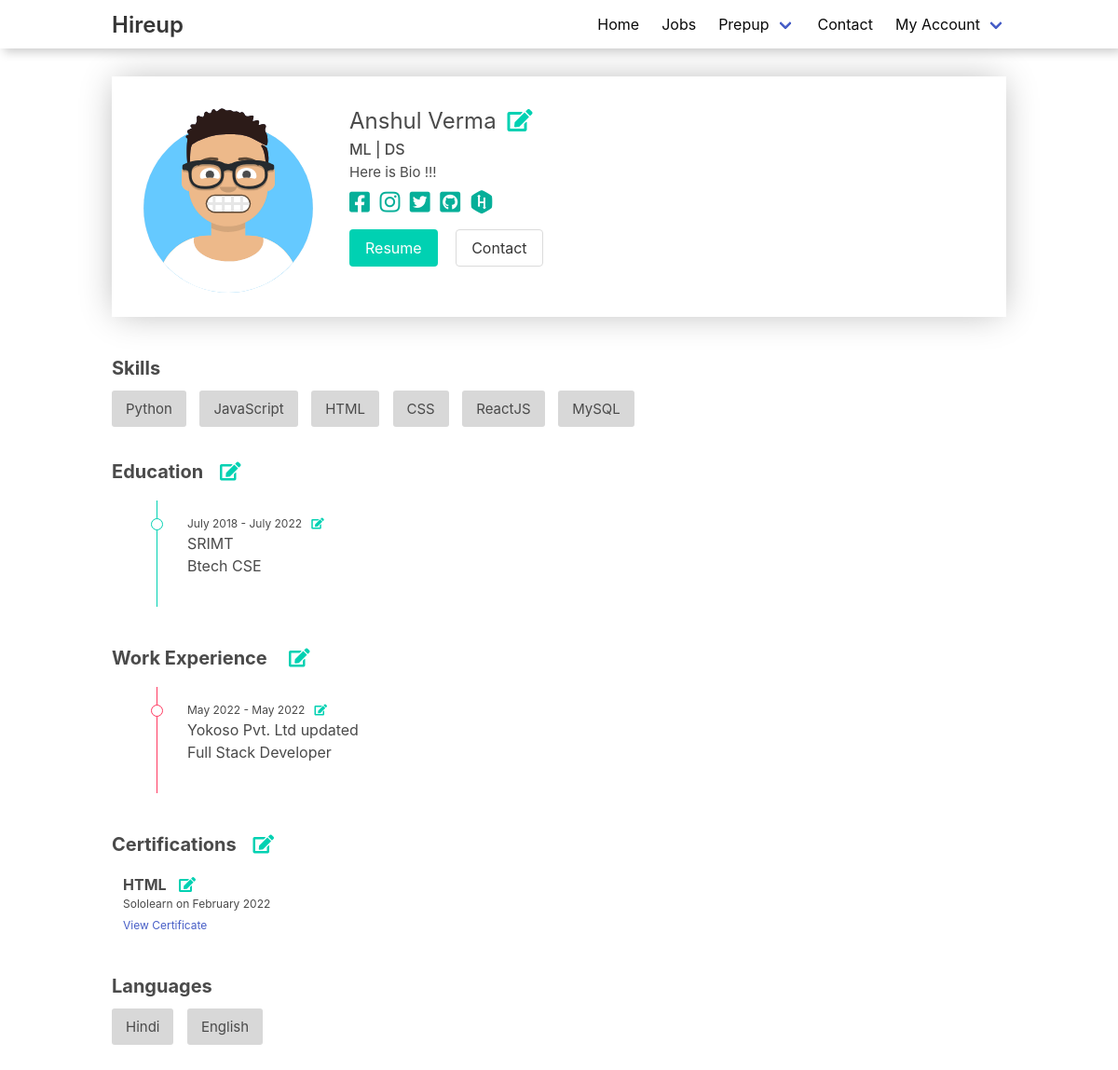
Before: /profile/ (signed in) with the older database file.
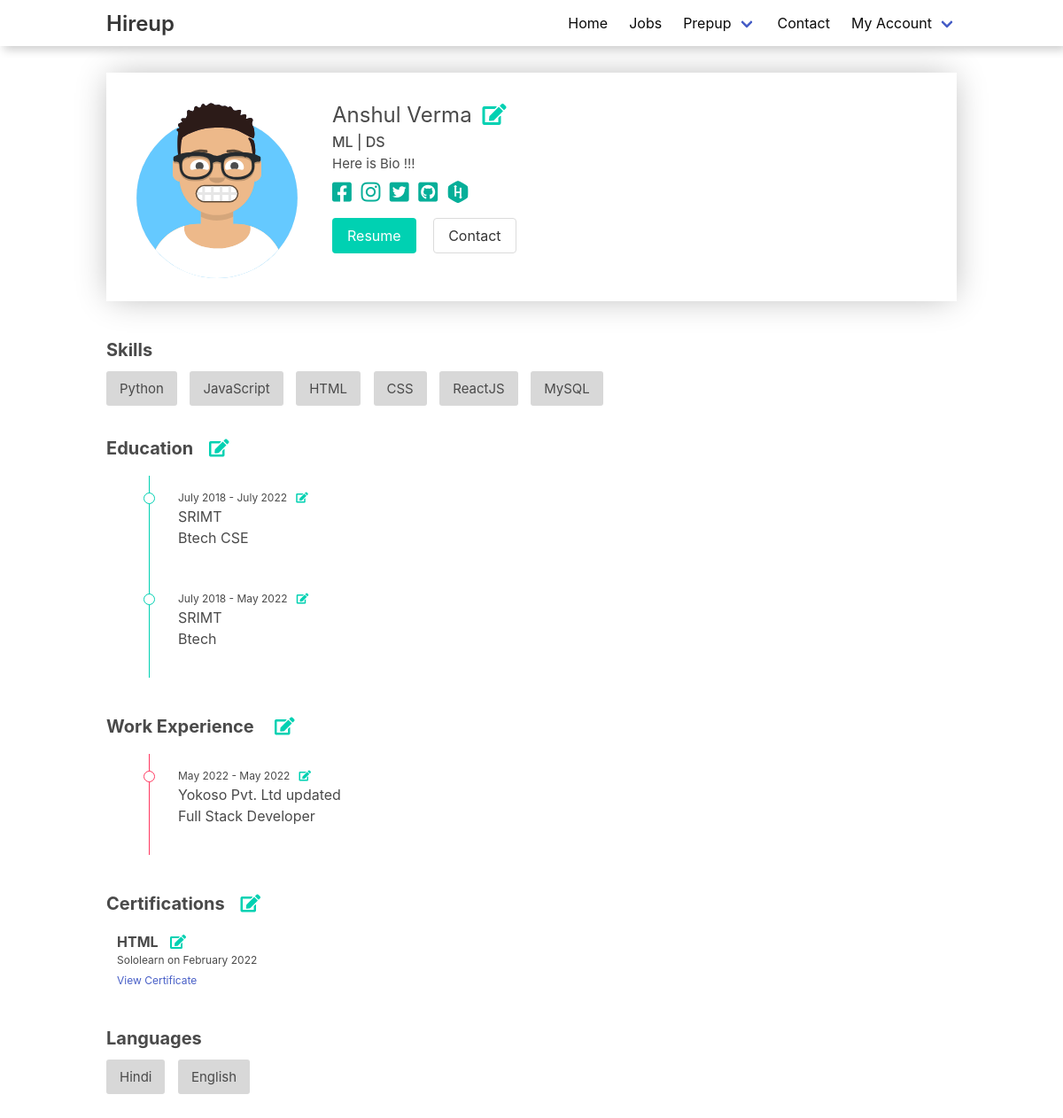
After: the same page with the newer database file.
### HireApp/models.py (models this page shows, shortened)
class UserProfile(models.Model):
    fb = models.CharField(max_length=100)
    lkd = models.CharField(max_length=100)
    git = models.CharField(max_length=100)
    hacker = models.CharField(max_length=100)
    bio = models.TextField(max_length=200)
    phone = models.CharField(max_length=100, null=True, blank=True)
    resume = models.FileField(upload_to="resume", max_length=210, null=True)
    portfolio = models.CharField(max_length=210, null=True)
    profile = models.CharField(max_length=210, null=True)
    username = models.OneToOneField(User, on_delete=models.CASCADE)

class Education(models.Model):
    name = models.CharField(max_length=100, null=True)
    start_year = models.CharField(max_length=100, null=True)
    end_year = models.CharField(max_length=100, null=True)
    degree = models.CharField(max_length=20, null=True)
    username = models.ForeignKey(User, on_delete=models.CASCADE, null=True)

class Experience(models.Model):
    organisation = models.CharField(max_length=100, null=True)
    start_year = models.CharField(max_length=20, null=True)
    end_year = models.CharField(max_length=20, null=True)
    designation = models.CharField(max_length=100, null=True)
    username = models.ForeignKey(User, on_delete=models.CASCADE, null=True)

class Certification(models.Model):
    name = models.CharField(max_length=100)
    organisation = models.CharField(max_length=10)
    issue_date = models.CharField(max_length=30)
    url = models.CharField(max_length=100)
    username = models.ForeignKey(User, on_delete=models.CASCADE, null=True)

### UserApp/views.py (the view, shortened to what this page needs)
# urls.py: path('profile/', userprofile, name="userprofile"),
def userprofile(request):
    try:
        if request.session.get('username', None):
            user = get_object_or_404(User, username=request.user)
            user_profile = UserProfile.objects.filter(username=user)
            if user_profile.exists():
                user_profile = user_profile.first()
                if not user.first_name:
                    print('Have to add profile first!')
                    user_profile.page = 'Edit'
                    user_profile.button = 'Update'
                    return render(request, 'users/editUserProfile.html', {"data": user_profile})
                user_profile.first_name = user.first_name
                user_profile.last_name = user.last_name
                user_profile.resume = "https://hireup-pdfs.s3.amazonaws.com/" + \
            str(user_profile.resume)
                skill_object = Skill.objects.filter(
                    username=request.user)
                if skill_object.exists():
                    user_profile.tech_stack = eval(skill_object.first().name)
                user_profile.education = Education.objects.filter(
                    username=request.user).order_by('start_year')
                user_profile.experience = Experience.objects.filter(
                    username=request.user).order_by('start_year')
                user_profile.certification = Certification.objects.filter(
                    username=request.user).order_by('issue_date')
                return render(request, 'users/userProfile.html', {"data": user_profile})
        else:
            return render(request, 'users/recruiterProfile.html')
    except Exception as e:
        print(e)
        return render(request, 'users/signin.html')

### templates/users/userProfile.html (shortened to what this page needs)
{% extends "layout.html" %} {% load static %} {% block css %}
<link rel="stylesheet" href="{% static 'css/job.css' %}" />
<link rel="stylesheet" href="{% static 'css/userprofile.css' %}" />
{% endblock %} {% block body %}
<div class="user__profile container">
  <div class="profile__header">
    <div>
      <img src="{% static 'images/profile/download.svg' %}" />
    </div>
    <div>
      <p>
        <span style="font-size: x-large">
          {{data.first_name}}&nbsp;{{data.last_name}}&nbsp;&nbsp;<span class="icon has-text-primary">
            <a href="{% url 'editUserProfile' %}" style="text-decoration: none; color: inherit"><i
                class="fas fa-edit has-text-primary"></i></a>
          </span>
      </p>
      <p class="headline">{{data.profile}}</p>
      <p class="bio">
        {{data.bio}}
      </p>
      <div class="social__icons">
        <span><a href="{{data.fb}}" style="text-decoration: none;color: inherit;"><i class="fab fa-facebook-square"
              aria-hidden="true"></i></a></span>
        <span><a href="{{data.lkd}}" style="text-decoration: none;color: inherit;"><i class="fab fa-instagram"
              aria-hidden="true"></i></a></span>
        <span><a href="{{data.fb}}" style="text-decoration: none;color: inherit;"><i class="fab fa-twitter-square"
              aria-hidden="true"></i></a></span>
        <span><a href="{{data.git}}" style="text-decoration: none;color: inherit;"><i class="fab fa-github-square"
              aria-hidden="true"></i></a></span>
        <span><a href="{{data.hacker}}" style="text-decoration: none;color: inherit;"><i
              class="fab fa-hackerrank"></i></a></span>
      </div>
      <div class="connect__btn">
        <a href="{{data.resume}}" class="button is-primary">Resume</a>
        <a href="" class="button is-primary-outline has-text-color-primary">Contact</a>
      </div>
    </div>
  </div>
  <div class="profile__body">
    <div class="profile__div">
      <h2 class="mt-5 mb-4 is-size-5"><b>Skills</b></h2>
      {% for tech in data.tech_stack %}
      <span class="skill">{{tech}}</span>
      {% endfor %}
    </div>
    <div class="profile__div">
      <h2 class="mt-5 mb-4 is-size-5"><b>Education</b>&nbsp;&nbsp;
        <span class="icon has-text-primary">
          <a href="{% url 'addEdu' %}" style="text-decoration: none; color: inherit"><i
              class="fas fa-edit has-text-primary"></i></a>
        </span>
      </h2>
      <ul class="timeline">
        {% for education in data.education %}
        <li class="timeline-item is-primary">
          <div class="timeline-tag"></div>
          <div class="timeline-content">
            <p class="is-size-7">{{education.start_year}} - {{education.end_year}} &nbsp;
              <a href="{% url 'addEdu' education.id %}" style="text-decoration: none; color: inherit"><i
                  class="fas fa-edit has-text-primary"></i></a>
            </p>
            <p>{{education.name}}</p>
            <p class="is-size-6">{{education.degree}}</p>
          </div>
        </li>
        {% endfor %}
      </ul>
    </div>
    <div class="profile__div">
      <h2 class="mt-5 mb-4 is-size-5"><b>Work Experience</b>
        <span class="icon has-text-primary">
          <a href="{% url 'addExp' %}" style="text-decoration: none; color: inherit"><i
              class="fas fa-edit has-text-primary"></i></a>
        </span>
      </h2>
      <ul class="timeline">
        {% for experience in data.experience %}
        <li class="timeline-item is-danger">
          <div class="timeline-tag"></div>
          <div class="timeline-content">
            <p class="is-size-7">{{experience.start_year}} - {{experience.end_year}} &nbsp;
              <a href="{% url 'addExp' experience.id %}" style="text-decoration: none; color: inherit"><i
                  class="fas fa-edit has-text-primary"></i></a>
            </p>
            <p>{{experience.organisation}}</p>
            <p class="is-size-6">{{experience.designation}}</p>
          </div>
        </li>
        {% endfor %}
      </ul>
    </div>
    <div class="profile__div">
      <h2 class="mt-5 mb-4 is-size-5"><b>Certifications</b>&nbsp;&nbsp;
        <span class="icon has-text-primary">
          <a href="{% url 'addCert' %}" style="text-decoration: none; color: inherit"><i
              class="fas fa-edit has-text-primary"></i></a>
        </span>
      </h2>
      {% for certification in data.certification %}
      <div class="mb-3 ml-3 certficate">
        <div class="timeline-content">
          <p class="is-size-6"><b>{{certification.name}}</b> &nbsp;
            <a href="{% url 'addCert' certification.id %}" style="text-decoration: none; color: inherit"><i
                class="fas fa-edit has-text-primary"></i></a>
          </p>
          <p class="is-size-7">{{certification.organisation}} on {{certification.issue_date}}</p>
          <a href="http://" class="is-size-7">View Certificate</a>
        </div>
      </div>
      {% endfor %}
    </div>
    <div class="profile__div">
      <h2 class="mt-5 mb-4 is-size-5"><b>Languages</b></h2>
      <span class="skill">Hindi</span>
      <span class="skill">English</span>
    </div>
  </div>
  {% endblock %} {% block script %} {% endblock %}

### templates/layout.html (shortened to what this page needs)
<!DOCTYPE html>
<html lang="en">
<head>
  {% load static %}
  <link rel="stylesheet" href="https://cdn.jsdelivr.net/npm/bulma@0.9.3/css/bulma.min.css" />
  <link rel="stylesheet" href="https://cdnjs.cloudflare.com/ajax/libs/font-awesome/4.7.0/css/font-awesome.min.css" />
  <link rel="stylesheet" href="https://use.fontawesome.com/releases/v5.8.1/css/all.css" />
  <link rel="stylesheet" href="{% static 'css/nav.css' %}" />
  {% block css %} {% endblock %}
</head>
<body class="">
  <nav class="navbar ">
    <div class="container">
      <div class="navbar-brand">
        <a class="navbar-item" href="/">
          <p class="title is-4">Hireup</p>
        </a>
      </div>
      <div id="navMenubd-example" class="navbar-menu">
        <div class="navbar-end">
          <a class="navbar-item is-active " href="/"> Home </a>
          {% if not request.user.is_authenticated %}
          <div class="navbar-item has-dropdown is-hoverable">
            <a class="navbar-link is-active" href="">
              Hireup
            </a>
            <div class="navbar-dropdown">
              <a class="navbar-item" href="{% url 'Usersignup' %}"> For Seekers </a>
              <a class="navbar-item" href="{% url 'Recruitersignup' %}"> For Companies </a>
            </div>
          </div>
          {% else %}
          <a class="navbar-item is-active " href="{% url 'jobs' %}"> Jobs </a>
          {% endif %}
          <div class="navbar-item has-dropdown is-hoverable">
            <a class="navbar-link is-active"> Prepup </a>
          </div>
          <a class="navbar-item is-active" href="/"> Contact </a>
          {% if request.user.is_authenticated %}
          <div class="navbar-item has-dropdown is-hoverable">
            <a class="navbar-link is-active"> My Account </a>
          </div>
          {% else %}
          <a class="button is-primary m-2" type="button" href="{% url 'signin' %}">
            Login
          </a>
          {% endif %}
        </div>
      </div>
  </nav>
  {% block body %}
  {% endblock %}
</body>
</html>

### static/css/nav.css (style rules this page uses)
nav { box-shadow: 4px 4px 10px rgba(0, 0, 0, 0.2); width: 100%; }

### static/css/job.css (style rules this page uses)
ul { margin-top: 10px; }
li, ol { list-style-type: none; margin: 0 10px; }
.skill { font-size: 15px; margin: 0 10px 0 0; padding: 10px 15px; background: rgb(216, 216, 216); border-radius: 3px; }

### static/css/userprofile.css (style rules this page uses)
.user__profile { margin: 30px auto; }
.profile__header { display: flex; box-shadow: 0px 0px 36px -5px rgba(0, 0, 0, 0.3); padding: 20px 25px; }
.profile__header div:nth-child(2) { width: 60%; margin-top: 10px; padding: 0 30px; }
.social__icons span { font-size: 25px; margin: 8px 6px 8px 0px; color: rgb(6, 175, 153); }
.headline { font-size: 16px; font-weight: 500; }
.bio { font-size: 15px; margin: 2px 0px; }
img { margin: 0; padding: 0; width: 200px; height: auto; }
.connect__btn { margin: 10px 0px; }
.connect__btn a { margin: 0 15px 0 0; }
.profile__div { margin: 40px 0px; }
.timeline ul, .timeline li { margin: 0; }
.timeline .timeline-item { display: flex; display: -ms-flexbox; display: -webkit-flex; position: relative; border-left: 0.1rem solid #b5b5b5; margin-left: 3em; padding-bottom: 2em; }
.timeline .timeline-item::before { background: white; border: 0.1em solid #b5b5b5; border-radius: 100%; content: ""; display: block; height: 0.8rem; left: -0.45em; position: absolute; top: 1.2rem; width: 0.8rem; }
.timeline .timeline-item .timeline-tag { position: absolute; width: 0.8em; left: -0.4em; height: 0.8em; top: 1.2em; }
.timeline .timeline-item .timeline-content { padding: 1em 0 0 0.5em; padding: 1em 0 0 2em; }
.timeline .timeline-item.is-primary { border-left-color: #00d1b2; }
.timeline .timeline-item.is-primary::before { border-color: #00d1b2 !important; }
.timeline .timeline-item.is-danger { border-left-color: #ff3860; }
.timeline .timeline-item.is-danger::before { border-color: #ff3860 !important; }

Changed rows visible on the page:
added Education: start_year "July 2018", end_year "May 2022", name "SRIMT", degree "Btech"
